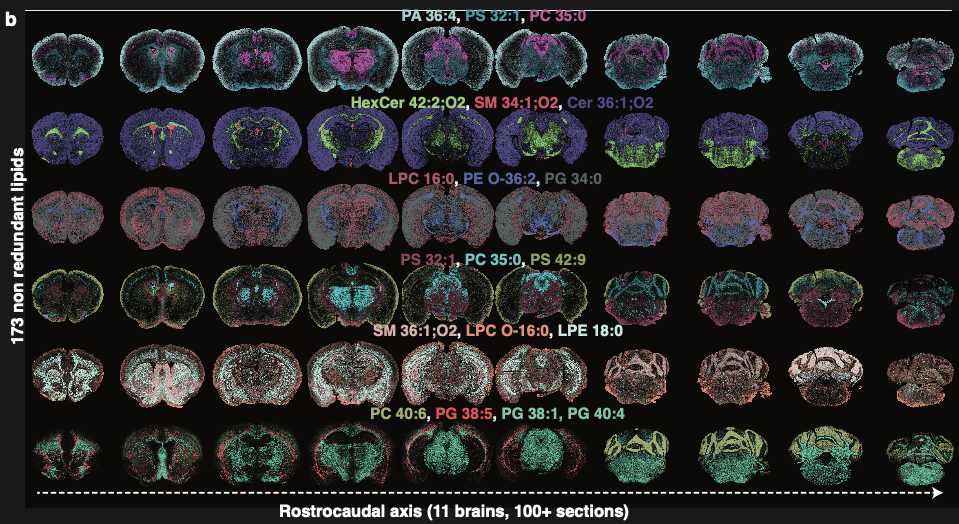
#> input picture assets/lipids.png, 959 x 524 px
$ python -i grid_data.py   (imports and definitions only)
#> lines starting #> are read from the running program, lines starting #| are printed output that depends on the picture; after the words box and inside, x2 and y2 are one past the last pixel; in counts of white or black regions, pixels touching at a corner belong together
import os
import shelve
import logging
import numpy as np
import pandas as pd
from dataclasses import dataclass
from time import time
from typing import Dict, List, Optional, Tuple
# from allensdk.core.mouse_connectivity_cache import MouseConnectivityCache
import numpy as np
from scipy.ndimage import generic_filter
from collections import Counter
import pickle
from tqdm import tqdm

from scipy import ndimage

# Redis caching imports
import redis
import hashlib

# Make sure to import or define these functions:
# from your_module import create_section_grid, normalize_grid_with_percentiles

# [163 lines left out: functions create_distance_weighted_kernel, fill_holes_with_neighbor_averaging, fill_holes_with_gaussian_average, not called in this run]

def create_brain_mask(pic, closing_radius=3, min_hole_size=100):
    """
    Create a mask of the brain area based on the non-None/non-NaN pixels.
    Uses binary morphological operations to create a clean brain mask.

    Parameters:
    -----------
    pic : numpy.ndarray
        The original image with holes
    closing_radius : int
        Radius for morphological closing to smooth brain boundary
    min_hole_size : int
        Minimum size of holes to fill within the brain mask

    Returns:
    --------
    numpy.ndarray
        Boolean mask where True indicates the brain area
    """
    height, width = pic.shape

    # Create initial binary mask (True for non-None/non-NaN pixels)
    binary_mask = np.zeros((height, width), dtype=bool)

    # Handle both None values and NaN values
    if pic.dtype == object:
        # Object array (likely with None values)
        for i in range(height):
            for j in range(width):
                binary_mask[i, j] = pic[i, j] is not None
    else:
        # Numeric array (with potential NaN values)
        binary_mask = ~np.isnan(pic)

    # Perform morphological closing to close small gaps in the boundary
    structure = ndimage.generate_binary_structure(2, 2)  # 8-connectivity
    closed_mask = ndimage.binary_closing(
        binary_mask,
        structure=structure,
        iterations=closing_radius
    )

    # Fill holes in the mask to define the brain region
    filled_mask = ndimage.binary_fill_holes(closed_mask)

    # Remove small interior structures incorrectly masked as background
    # Label all background regions
    background = ~filled_mask
    labeled_bg, num_bg = ndimage.label(background)

    # Find the exterior (main) background region
    exterior_label = labeled_bg[0, 0]  # Assumes corner is exterior

    # Create new mask with only large interior holes preserved
    refined_mask = filled_mask.copy()

    # Process each labeled background region
    for label in range(1, num_bg + 1):
        if label == exterior_label:
            continue  # Skip the exterior

        # Check if this is a small interior hole that should be filled
        region = labeled_bg == label
        if np.sum(region) < min_hole_size:
            refined_mask[region] = True  # Fill small holes

    # Keep only the largest connected component (main brain)
    labeled_brain, num_brain = ndimage.label(refined_mask)
    if num_brain > 1:
        sizes = np.bincount(labeled_brain.ravel())[1:]
        largest_label = np.argmax(sizes) + 1
        refined_mask = labeled_brain == largest_label

    return refined_mask

# [189 lines left out: functions process_section, create_section_grid, normalize_grid_with_percentiles, not called in this run]

class GridImageShelve:
    """
    A class to generate, store, and retrieve grid images for given lipid and sample.
    The images are stored in a shelve database located in the 'grid_data' folder.
    """
    # [183 lines left out: functions __init__, _generate_cache_key, _get_from_cache, _save_to_cache, create_grid_image, get_brain_id_from_sliceindex and 3 more, not called in this run]

>>> import cv2
>>> picture = cv2.imread('../assets/lipids.png', cv2.IMREAD_GRAYSCALE)
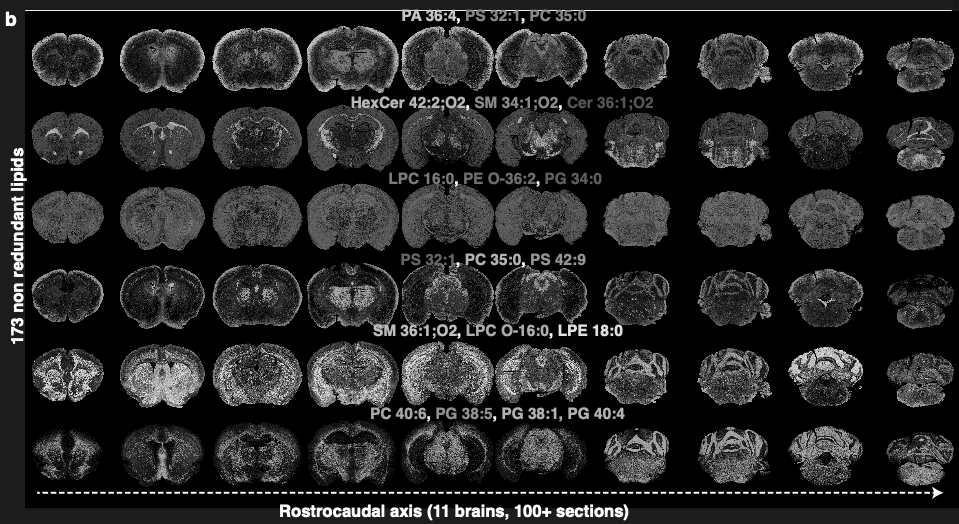
#> picture: shape (524, 959); min 0, max 255, mean 38.4
>>> result = create_brain_mask(picture)
#> in create_brain_mask, `binary_mask = ~np.isnan(pic)`: binary_mask: shape (524, 959) bool; every value is 1
#> in create_brain_mask, `closed_mask = ndimage.binary_closing( binary_mask, structure=structure..`:
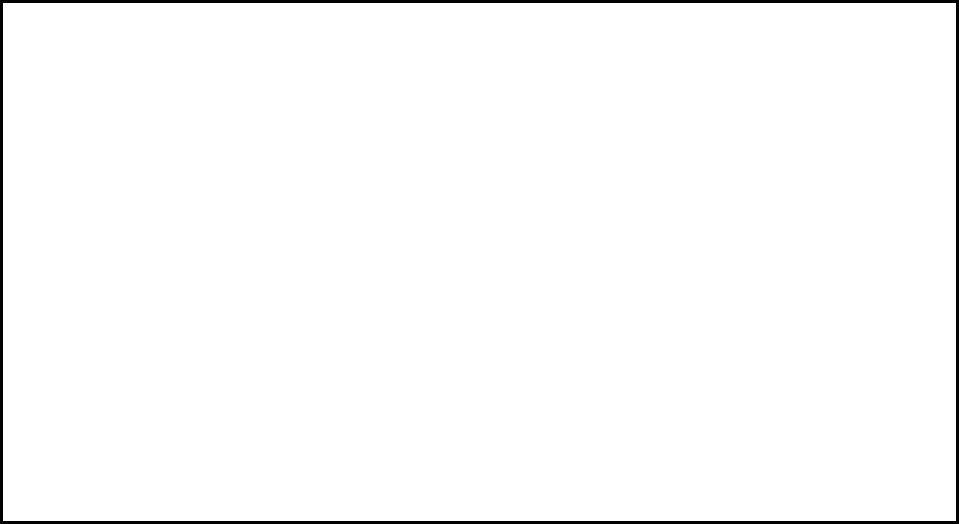
#> closed_mask: shape (524, 959) bool; 98.2% white; 1 black region, box (x1, y1, x2, y2) and area: (0, 0, 959, 524) 8862
#> in create_brain_mask, `labeled_bg, num_bg = ndimage.label(background)`: num_bg = 1
